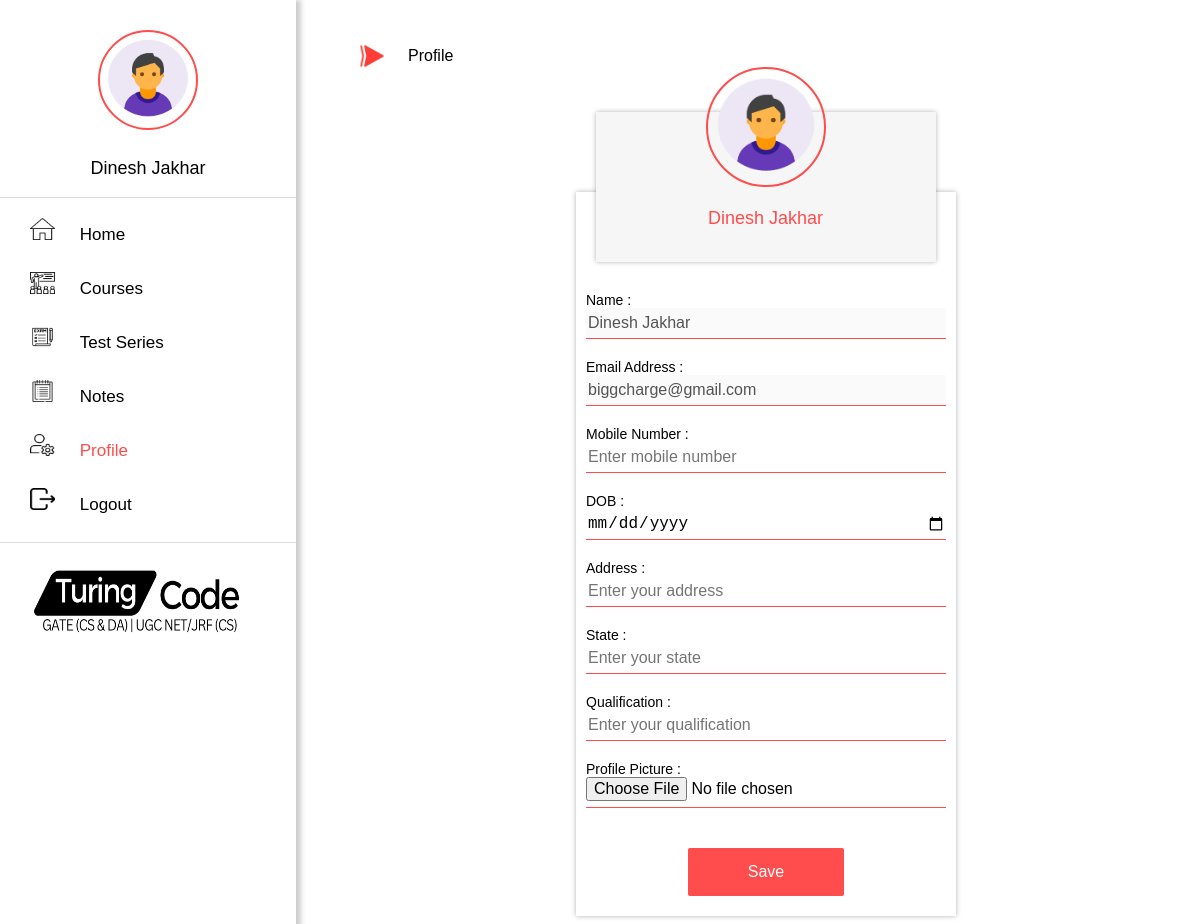
The page /profile/ (signed in) on the database its author committed.
### turing/models.py (models this page shows)
class student(models.Model):
    name = models.CharField(max_length=80,null=False)
    email = models.EmailField(max_length=254,null=False,default='turingcodecse@gmail.com')
    password = models.CharField(max_length=100,null=False)
    otp = models.IntegerField(null=False)
    join_date = models.DateTimeField(auto_now=False, auto_now_add=False)
    email_verify = models.BooleanField(null=False)
    status =  models.BooleanField(null=False)

### turing/decorators.py (the view)
    def wrapped_view(request, *args, **kwargs):
        if 'email' not in request.session or not request.session['email']:
            return redirect('login')  # Replace 'login_view' with the actual URL name for the login view
        return view_func(request, *args, **kwargs)

### turing/templates/profile.html (shortened to what this page needs)
{% load static %}
<!DOCTYPE html>
<html>
    <head>
        <link rel="stylesheet" href="{% static 'assets/css/style-2.css' %}">
    </head>
    <body>
        <div class="content">
            {% include 'menu.html' %}
            <div class="content-container">
                <div class="content-container-header">
                    <img src="{% static 'assets/img/right-arrow.png' %}"><h2>Profile</h2>
                </div>
                <div class="profile">
                    <div class="profile-container">
                        <div class="profile-content">
                            <div class="profile-content-top">
                                <div class="profile-picture">
                                    {% if student_info.profile_pic %}
                                        <img src="{{ student_info.profile_pic.url }}">
                                    {% else %}
                                        <img src="{% static 'assets/img/165.png' %}">
                                    {% endif %}
                                    <p> {{ student.name|title}} </p>
                                </div>
                            </div>
                        </div>
                    <form action="" method="post" enctype="multipart/form-data">
                        <div class="profile-textbox">
                            <p>Name :</p>
                            <input type="textbox" id="profile-textbox" placeholder="Enter your name" value="{{ student.name|title }}" name="FullName" disabled>
                        </div>
                        <div class="profile-textbox">
                            <p>Email Address :</p>
                            <input type="email" id="profile-textbox" placeholder="Enter email address" value="{{ student.email }}" name="Email" maxlength="50" disabled>
                        </div>
                        <div class="profile-textbox">
                            <p>Mobile Number :</p>
                            <input type="textbox" id="profile-textbox" placeholder="Enter mobile number" value="{{ student_info.mobile }}" name="Mobile" maxlength="10" required>
                        </div>
                        <div class="profile-textbox">
                            <p> DOB :</p>
                            <input type="date" id="profile-textbox" placeholder="Enter mobile number" value="{{ student_info.dob|date:'Y-m-d' }}" name="Dob" required>
                        </div>
                        <div class="profile-textbox">
                            <p>Address :</p>
                            <input type="textbox" id="profile-textbox" placeholder="Enter your address" value="{{ student_info.address }}" name="Address" required>
                        </div>
                        <div class="profile-textbox">
                            <p>State :</p>
                            <input type="textbox" id="profile-textbox" placeholder="Enter your state" value="{{ student_info.state }}" name="State" required>
                        </div>
                        <div class="profile-textbox">
                            <p>Qualification :</p>
                            <input type="textbox" id="profile-textbox" placeholder="Enter your qualification" value="{{ student_info.qualification }}" name="Qualification" required>
                        </div>
                        <div class="profile-textbox">
                            <p>Profile Picture :</p>
                            <input type="file" id="profile-textbox" name="image" accept="image/*" required>
                        </div>
                        <div class="profile-button">
                            <input type="submit" id="profile-save-button" value="Save">
                        </div>
                    </form>
                    </div>
                </div>
            </div>
        </div>
    </body>
</html>

### turing/templates/menu.html (shortened to what this page needs)
{% load static %}
            <div class="content-menu">
                <div class="menu-top-1">
                    <div class="profile-pic">
                        {% if student.student_info_set.all %}
                            {% for info in student.student_info_set.all %}
                                <img src="{{ info.profile_pic.url }}">
                            {% endfor %}
                        {% else %}
                            <img src="{% static 'assets/img/165.png' %}">
                        {% endif %}
                    </div>
                    <p> {{ student.name|title }} </p>
                </div>
                <div class="menu-top-2">
                    <div class="menu-bar">
                        <a id="menu-link" href="{% url 'home' %}"> <img id="menu-icon" src="{% static 'assets/img/home.png' %}"> <span   class="menu-name">Home</span></a>
                    </div>
                    <div class="menu-bar">
                        <a id="menu-link" href="{% url 'courses' %}"> <img id="menu-icon" src="{% static 'assets/img/education.png' %}"> <span  class="menu-name">Courses</span></a>
                    </div>
                    <div class="menu-bar">
                        <a id="menu-link" href="{% url 'test-series' %}"> <img id="menu-icon" src="{% static 'assets/img/exam (1).png' %}"> <span  class="menu-name">Test Series</span></a>
                    </div>
                    <div class="menu-bar">
                        <a id="menu-link" href="{% url 'notes' %}"> <img id="menu-icon" src="{% static 'assets/img/note.png' %}"> <span {% if '/notes/' in request.path  %} id="menu-active" {% endif %} class="menu-name">Notes</span></a>
                    </div>
                    <div class="menu-bar">
                        <a id="menu-link" href="{% url 'profile' %}"> <img id="menu-icon" src="{% static 'assets/img/profile.png' %}"> <span {% if '/profile/' in request.path  %} id="menu-active" {% endif %} class="menu-name">Profile</span></a>
                    </div>
                    <div class="menu-bar">
                        <a id="menu-link" href="{% url 'logout' %}"> <img id="menu-icon" src="{% static 'assets/img/exit.png' %}"> <span id="" class="menu-name">Logout</span></a>
                    </div>
                </div>
                <div class="menu-top-3">
                    <img src="{% static 'assets/img/logo.png' %}">
                </div>
            </div>

### turing/static/assets/css/style-2.css (style rules this page uses)
* { box-sizing: border-box; }
body { margin:0; transform-origin: top left; transform: scale(1); transition: transform 0.3s ease; font-family: sans-serif; font-size:17px; }
p { font-size:18px; }
h2 { font-size:18px; font-weight: normal; }
.content { display: flex; height:100vh; width:100vw; overflow:hidden; background-color: #fff; }
.content a { color:black; }
.content-menu { height:100vh; box-shadow: 5px 0px 5px rgba(0, 0, 0, 0.2); }
.menu-top-1 { display: flex; flex-direction: column; justify-content: center; align-items: center; border-bottom: 1px solid #dcdcdc; }
.profile-pic { display: flex; justify-content: center; align-items: center; height:100px; width:100px; margin:30px 10px 10px 10px; border-radius: 50%; border:2px solid #ff4c4c; }
.profile-pic img { height:88px; width:88px; border-radius: 50%; }
.menu-top-2 { display: flex; flex-direction: column; justify-content: flex-start; border-bottom: 1px solid #dcdcdc; padding:5px 0 15px 0; }
.menu-bar { margin:12px 30px 12px 30px; }
.menu-name { padding:20px; }
#menu-icon { height:25px; width:25px; padding:3px 0 0 0; }
#menu-active { color:#ff4c4c; }
#menu-link { text-decoration: none; }
.menu-top-3 { display: flex; margin:20px 50px 10px 30px; }
.menu-top-3 img { border-radius: 3px; height:76px; width:216px; }
.content-container { display: flex; justify-content: flex-start; align-items: flex-start; flex-direction: column; margin-left:50px; overflow: auto; width:100%; }
.content-container-header { display: flex; margin:30px 0 10px 0px; align-items: center; }
.content-container-header img { margin:12px; height:28px; width:28px; }
.question_text p,h1,h2,h4,h5,h6 { color:#000; margin:0px; padding:10px; line-height: 1.4; font-size:16px; font-family: var(--font-secondary); }
.solution-content-answer-mcq-right p,h1,h2,h4,h5,h6 { color:#000; margin:0px; padding:10px; line-height: 1.4; font-size:16px; font-family: var(--font-secondary); }
.profile { display: flex; justify-content: center; width:70vw; margin-top:100px; margin-bottom:100px; }
.profile-container { display: flex; flex-direction: column; box-shadow: 0 0 5px rgba(0, 0, 0, 0.3); width:380px; }
.profile-content { display: flex; align-items: center; justify-content: center; box-shadow: 0 0 5px rgba(0, 0, 0, 0.3); margin:20px; border-radius: 2px; margin-top:-80px; border-radius: 2px; background-color:#fff; color:#FF4C4C; }
.profile-content-top { display: flex; justify-content: center; align-items: center; height:150px; width:340px; background-color: #f6f6f6; }
.profile-picture { height:120px; width:120px; position: relative; border-radius: 50%; margin-top:-120px; border:2px solid #FF4C4C; }
.profile-picture img { height:116px; width:116px; padding:5px; border-radius: 50%; }
.profile-textbox { display: flex; flex-direction: column; margin:10px; border-bottom: 1px solid #ff4c4c; margin-bottom:20px; }
.profile-textbox p { font-size:14px; margin:0px; }
#profile-textbox { height:30px; width:100%; border:none; outline: none; font-size:16px; }
.profile-button { display: flex; justify-content: center; align-items: center; }
#profile-save-button { border:0px; color:#fff; background-color: #ff4c4c; padding:15px 60px; margin:20px 20px; font-size:16px; border-radius: 2px; cursor: pointer; }

### rows shown on the page
student: name "Dinesh Jakhar", FullName "Dinesh Jakhar", Email "biggcharge@gmail.com"
